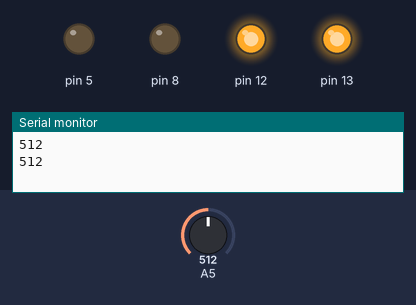
This sketch was run on a simulated Arduino Uno, built with avr-gcc and run on an emulated ATmega328P. Parts: output pins drawn as LEDs (lit = HIGH), the last lines printed to the serial monitor. The test bench sets the inputs (shaded band); at power-on: A5 = 512.

Above: at 1.8 s.
1.9 s: A5 set to 488
4.2 s: A5 set to 463
At 7.1 s:
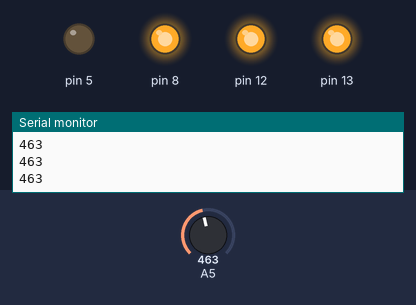
7.5 s: A5 set to 386
10.2 s: A5 set to 351
At 12.9 s:
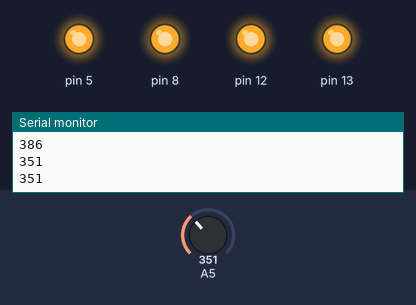
13.5 s: A5 set to 660
At 16.2 s:
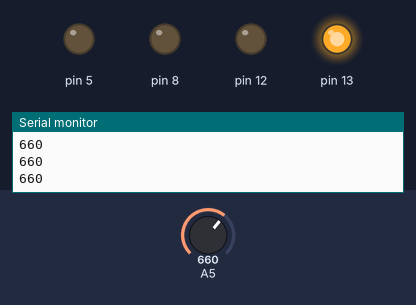
16.5 s: A5 set to 633
At 18.7 s:
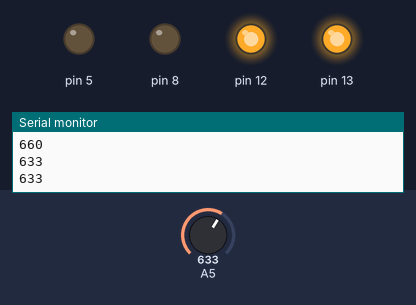
Timing chart, 0 to 20.2 s (numbered marks = the images above; inputs shaded):
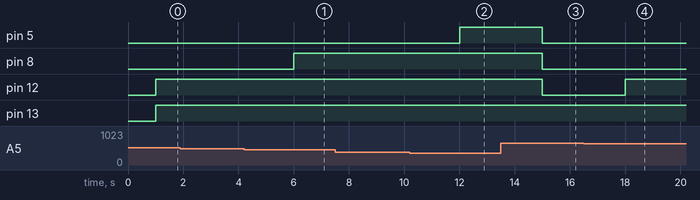

Measured:
- the behaviour switches between 470 and 469 on A5 (found by bisection; images 0 and 1)
- the behaviour switches between 370 and 369 on A5 (found by bisection; images 1 and 2)
- the behaviour switches between 650 and 649 on A5 (found by bisection; images 3 and 4)
- after the input at 4.2 s, pin 8: LOW → HIGH after 1.8 s
- after the input at 10.2 s, pin 5: LOW → HIGH after 1.8 s
- after the input at 13.5 s, pin 5, pin 8, pin 12: HIGH → LOW after 1.5 s
- after the input at 16.5 s, pin 12: LOW → HIGH after 1.5 s

The sketch:

exercicio02.ino
```cpp
unsigned int sensor;
void setup() {
  Serial.begin(9600);//Inicia a comunica¸c~ao pela porta serial
  pinMode(13, OUTPUT);
  pinMode(12, OUTPUT);
  pinMode(8, OUTPUT);
  pinMode(5, OUTPUT);
}

void loop() {
  sensor = analogRead(A5);
  Serial.println(sensor); //Imprime na serial o valor da variavel  sensor
  delay(1000);

  if ( sensor < 800) {
    digitalWrite(13, HIGH);
  } else {
    digitalWrite(13, LOW);

  }

  if ( sensor < 650) {
    digitalWrite(12, HIGH);
  } else {
    digitalWrite(12, LOW);
  }

  if ( sensor < 470) {
    digitalWrite(8, HIGH);
  } else {
    digitalWrite(8, LOW);

  }

  if ( sensor < 370) {
    digitalWrite(5, HIGH);
  } else {
    digitalWrite(5, LOW);
  }

}
```
